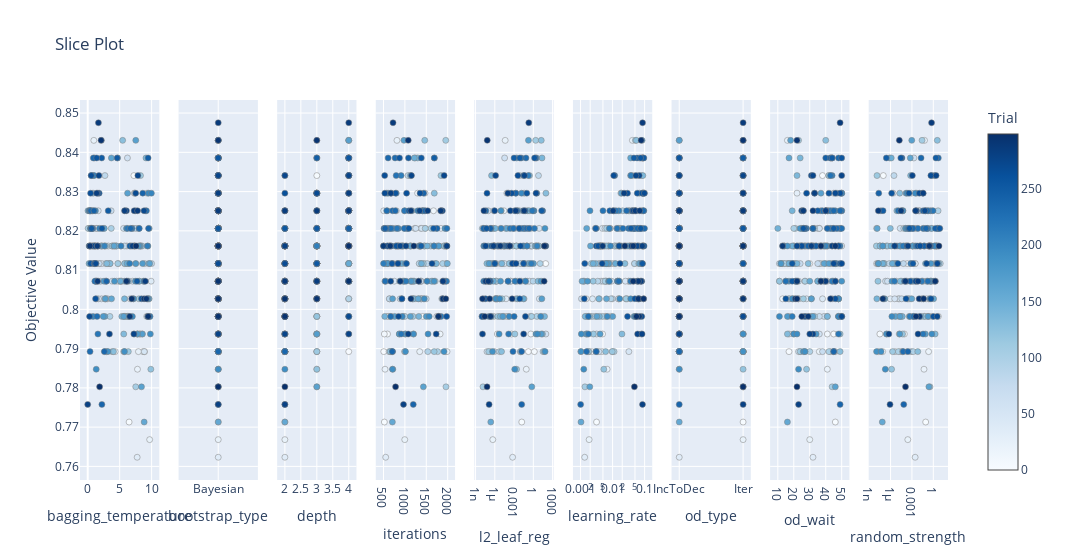

Notebook code cell kept with this figure:
### Code cell
from optuna.visualization import plot_slice

plot_slice(study)

### Figure 1 — Plotly figure (JSON) as saved in the notebook; plotly's stock layout.template omitted (floating-point values rounded to 4 significant figures; data arrays with more than 128 entries replaced by an {"elided": "..."} marker saying what was removed)
{"data": [{"marker": {"color": {"elided": "300 int values"}, "colorbar": {"title": {"text": "Trial"}, "x": 1, "xpad": 40}, "colorscale": [[0, "rgb(247,251,255)"], [0.125, "rgb(222,235,247)"], [0.25, "rgb(198,219,239)"], [0.375, "rgb(158,202,225)"], [0.5, "rgb(107,174,214)"], [0.625, "rgb(66,146,198)"], [0.75, "rgb(33,113,181)"], [0.875, "rgb(8,81,156)"], [1, "rgb(8,48,107)"]], "line": {"color": "Grey", "width": 0.5}, "showscale": true}, "mode": "markers", "name": "Feasible Trial", "showlegend": false, "type": "scatter", "x": {"elided": "300 float values"}, "xaxis": "x", "y": {"elided": "300 float values"}, "yaxis": "y"}, {"marker": {"color": {"elided": "300 int values"}, "colorbar": {"title": {"text": "Trial"}, "x": 1, "xpad": 40}, "colorscale": [[0, "rgb(247,251,255)"], [0.125, "rgb(222,235,247)"], [0.25, "rgb(198,219,239)"], [0.375, "rgb(158,202,225)"], [0.5, "rgb(107,174,214)"], [0.625, "rgb(66,146,198)"], [0.75, "rgb(33,113,181)"], [0.875, "rgb(8,81,156)"], [1, "rgb(8,48,107)"]], "line": {"color": "Grey", "width": 0.5}, "showscale": false}, "mode": "markers", "name": "Feasible Trial", "showlegend": false, "type": "scatter", "x": {"elided": "300 str values"}, "xaxis": "x2", "y": {"elided": "300 float values"}, "yaxis": "y2"}, {"marker": {"color": {"elided": "300 int values"}, "colorbar": {"title": {"text": "Trial"}, "x": 1, "xpad": 40}, "colorscale": [[0, "rgb(247,251,255)"], [0.125, "rgb(222,235,247)"], [0.25, "rgb(198,219,239)"], [0.375, "rgb(158,202,225)"], [0.5, "rgb(107,174,214)"], [0.625, "rgb(66,146,198)"], [0.75, "rgb(33,113,181)"], [0.875, "rgb(8,81,156)"], [1, "rgb(8,48,107)"]], "line": {"color": "Grey", "width": 0.5}, "showscale": false}, "mode": "markers", "name": "Feasible Trial", "showlegend": false, "type": "scatter", "x": {"elided": "300 int values"}, "xaxis": "x3", "y": {"elided": "300 float values"}, "yaxis": "y3"}, {"marker": {"color": {"elided": "300 int values"}, "colorbar": {"title": {"text": "Trial"}, "x": 1, "xpad": 40}, "colorscale": [[0, "rgb(247,251,255)"], [0.125, "rgb(222,235,247)"], [0.25, "rgb(198,219,239)"], [0.375, "rgb(158,202,225)"], [0.5, "rgb(107,174,214)"], [0.625, "rgb(66,146,198)"], [0.75, "rgb(33,113,181)"], [0.875, "rgb(8,81,156)"], [1, "rgb(8,48,107)"]], "line": {"color": "Grey", "width": 0.5}, "showscale": false}, "mode": "markers", "name": "Feasible Trial", "showlegend": false, "type": "scatter", "x": {"elided": "300 int values"}, "xaxis": "x4", "y": {"elided": "300 float values"}, "yaxis": "y4"}, {"marker": {"color": {"elided": "300 int values"}, "colorbar": {"title": {"text": "Trial"}, "x": 1, "xpad": 40}, "colorscale": [[0, "rgb(247,251,255)"], [0.125, "rgb(222,235,247)"], [0.25, "rgb(198,219,239)"], [0.375, "rgb(158,202,225)"], [0.5, "rgb(107,174,214)"], [0.625, "rgb(66,146,198)"], [0.75, "rgb(33,113,181)"], [0.875, "rgb(8,81,156)"], [1, "rgb(8,48,107)"]], "line": {"color": "Grey", "width": 0.5}, "showscale": false}, "mode": "markers", "name": "Feasible Trial", "showlegend": false, "type": "scatter", "x": {"elided": "300 float values"}, "xaxis": "x5", "y": {"elided": "300 float values"}, "yaxis": "y5"}, {"marker": {"color": {"elided": "300 int values"}, "colorbar": {"title": {"text": "Trial"}, "x": 1, "xpad": 40}, "colorscale": [[0, "rgb(247,251,255)"], [0.125, "rgb(222,235,247)"], [0.25, "rgb(198,219,239)"], [0.375, "rgb(158,202,225)"], [0.5, "rgb(107,174,214)"], [0.625, "rgb(66,146,198)"], [0.75, "rgb(33,113,181)"], [0.875, "rgb(8,81,156)"], [1, "rgb(8,48,107)"]], "line": {"color": "Grey", "width": 0.5}, "showscale": false}, "mode": "markers", "name": "Feasible Trial", "showlegend": false, "type": "scatter", "x": {"elided": "300 float values"}, "xaxis": "x6", "y": {"elided": "300 float values"}, "yaxis": "y6"}, {"marker": {"color": {"elided": "300 int values"}, "colorbar": {"title": {"text": "Trial"}, "x": 1, "xpad": 40}, "colorscale": [[0, "rgb(247,251,255)"], [0.125, "rgb(222,235,247)"], [0.25, "rgb(198,219,239)"], [0.375, "rgb(158,202,225)"], [0.5, "rgb(107,174,214)"], [0.625, "rgb(66,146,198)"], [0.75, "rgb(33,113,181)"], [0.875, "rgb(8,81,156)"], [1, "rgb(8,48,107)"]], "line": {"color": "Grey", "width": 0.5}, "showscale": false}, "mode": "markers", "name": "Feasible Trial", "showlegend": false, "type": "scatter", "x": {"elided": "300 str values"}, "xaxis": "x7", "y": {"elided": "300 float values"}, "yaxis": "y7"}, {"marker": {"color": {"elided": "300 int values"}, "colorbar": {"title": {"text": "Trial"}, "x": 1, "xpad": 40}, "colorscale": [[0, "rgb(247,251,255)"], [0.125, "rgb(222,235,247)"], [0.25, "rgb(198,219,239)"], [0.375, "rgb(158,202,225)"], [0.5, "rgb(107,174,214)"], [0.625, "rgb(66,146,198)"], [0.75, "rgb(33,113,181)"], [0.875, "rgb(8,81,156)"], [1, "rgb(8,48,107)"]], "line": {"color": "Grey", "width": 0.5}, "showscale": false}, "mode": "markers", "name": "Feasible Trial", "showlegend": false, "type": "scatter", "x": {"elided": "300 int values"}, "xaxis": "x8", "y": {"elided": "300 float values"}, "yaxis": "y8"}, {"marker": {"color": {"elided": "300 int values"}, "colorbar": {"title": {"text": "Trial"}, "x": 1, "xpad": 40}, "colorscale": [[0, "rgb(247,251,255)"], [0.125, "rgb(222,235,247)"], [0.25, "rgb(198,219,239)"], [0.375, "rgb(158,202,225)"], [0.5, "rgb(107,174,214)"], [0.625, "rgb(66,146,198)"], [0.75, "rgb(33,113,181)"], [0.875, "rgb(8,81,156)"], [1, "rgb(8,48,107)"]], "line": {"color": "Grey", "width": 0.5}, "showscale": false}, "mode": "markers", "name": "Feasible Trial", "showlegend": false, "type": "scatter", "x": {"elided": "300 float values"}, "xaxis": "x9", "y": {"elided": "300 float values"}, "yaxis": "y9"}], "layout": {"title": {"text": "Slice Plot"}, "width": 2700, "xaxis": {"anchor": "y", "domain": [0, 0.09136], "title": {"text": "bagging_temperature"}}, "xaxis2": {"anchor": "y2", "categoryarray": ["Bayesian"], "categoryorder": "array", "domain": [0.1136, 0.2049], "title": {"text": "bootstrap_type"}, "type": "category"}, "xaxis3": {"anchor": "y3", "domain": [0.2272, 0.3185], "title": {"text": "depth"}}, "xaxis4": {"anchor": "y4", "domain": [0.3407, 0.4321], "title": {"text": "iterations"}}, "xaxis5": {"anchor": "y5", "domain": [0.4543, 0.5457], "title": {"text": "l2_leaf_reg"}, "type": "log"}, "xaxis6": {"anchor": "y6", "domain": [0.5679, 0.6593], "title": {"text": "learning_rate"}, "type": "log"}, "xaxis7": {"anchor": "y7", "categoryarray": ["IncToDec", "Iter"], "categoryorder": "array", "domain": [0.6815, 0.7728], "title": {"text": "od_type"}, "type": "category"}, "xaxis8": {"anchor": "y8", "domain": [0.7951, 0.8864], "title": {"text": "od_wait"}}, "xaxis9": {"anchor": "y9", "domain": [0.9086, 1], "title": {"text": "random_strength"}, "type": "log"}, "yaxis": {"anchor": "x", "domain": [0, 1], "title": {"text": "Objective Value"}}, "yaxis2": {"anchor": "x2", "domain": [0, 1], "matches": "y", "showticklabels": false}, "yaxis3": {"anchor": "x3", "domain": [0, 1], "matches": "y", "showticklabels": false}, "yaxis4": {"anchor": "x4", "domain": [0, 1], "matches": "y", "showticklabels": false}, "yaxis5": {"anchor": "x5", "domain": [0, 1], "matches": "y", "showticklabels": false}, "yaxis6": {"anchor": "x6", "domain": [0, 1], "matches": "y", "showticklabels": false}, "yaxis7": {"anchor": "x7", "domain": [0, 1], "matches": "y", "showticklabels": false}, "yaxis8": {"anchor": "x8", "domain": [0, 1], "matches": "y", "showticklabels": false}, "yaxis9": {"anchor": "x9", "domain": [0, 1], "matches": "y", "showticklabels": false}}}
